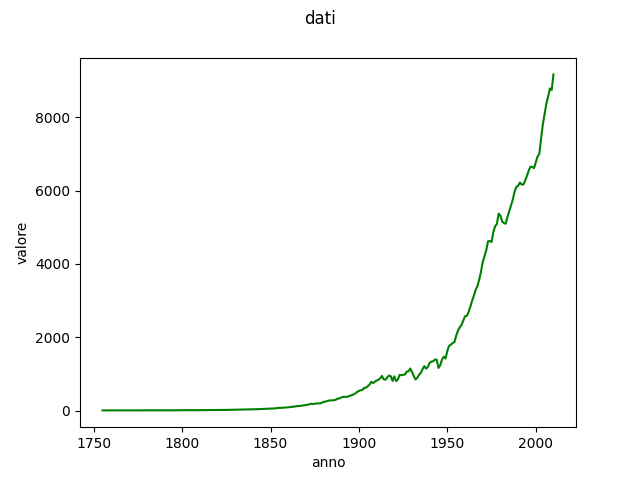

Write the Python code that produced this figure.
import matplotlib as mpl
import matplotlib.pyplot as plt
import csv

anno = []
val=[]

data_file = open("./CO2_emissions.csv")
data_reader = csv.reader(data_file, delimiter=',')
next(data_reader)
next(data_reader)
next(data_reader)
next(data_reader)
next(data_reader)
for row in data_reader:
    anno.append(int(row[0]))
    val.append(float(row[1]))
    

fig, (ax1) = plt.subplots(1, 1)
fig.suptitle("dati")
ax1.plot(anno, val, '-g')
ax1.set_xlabel('anno')
ax1.set_ylabel('valore')


plt.show()
